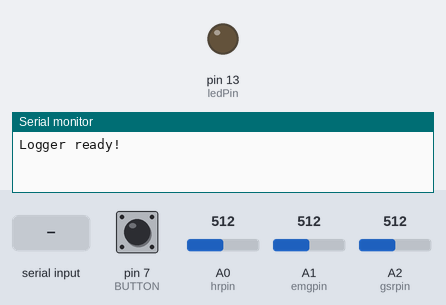
The sketch below on a simulated Arduino Uno, built with avr-gcc and run on an emulated ATmega328P. Parts: output pins drawn as LEDs (lit = HIGH), the last lines printed to the serial monitor. Inputs (shaded band) come from the test bench; at power-on: pin 7 (BUTTON) LOW, A0 (hrpin) = 512, A1 (emgpin) = 512, A2 (gsrpin) = 512.

Above: at 0.9 s.
1.0 s: "90,45\n" received over Serial
3.5 s: pin 7 (BUTTON) pulled HIGH for 0.15 s
At 3.58 s:
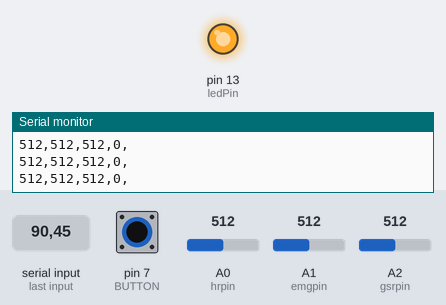
9.6 s: pin 7 (BUTTON) pulled HIGH for 1 s
At 11.2 s:
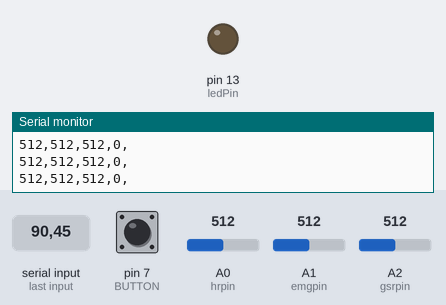
Timing chart, 0 to 12.7 s (numbered marks = the images above; inputs shaded):
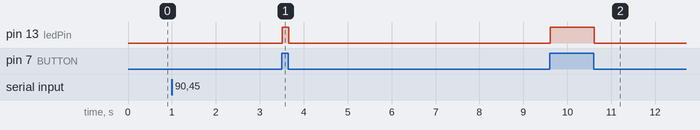

The sketch:

arduino_code_updated_led.ino
```cpp
// -------------------- User Settable Variables --------------------

int8_t hrpin = 0; //Whatever analog pin the sensor is hooked up to

int8_t emgpin = 1; //emg sensor pin

int8_t gsrpin = 2; //gsr sensor pin

int8_t BUTTON = 7; // button connector

int8_t ledPin = 13; //  the number of the LED pin ( The Arduino mage 2560's own led is in the pin 13)


int8_t scale_data = 0; /*Uses dynamic scaling of data when set to 1, not if set to 0 \

                       sampling speed over 1500Hz not recommended when scaling data

                       on 8-bit AVR (e.g. Arduino)*/

int8_t mode = 1; /*Speed mode. \

              0 means the "sample_rate" speed will be used \

              1 means custom. Custom sampling rate is set through Serial after connect.\ */

int16_t sample_rate = 100; /*should be 4Hz or more, over 2KHz on AVR not recommended.

                           When using adaptive scaling: over 1.5KHz not recommended on AVR.

                           Higher speeds attainable on 32-bit chipsets.

                           Please see documentation for suggested limits and theoretical limits*/


// -------------------- End User Settable Variables --------------------

//Don't change values from here on unless you know what you're doing (from some guide book)

long scalingFactor;

long timerValue;

long t1;

long t_end;


// -------------------- Data Struct Definition--------------------

struct dataBuffers

{

  //initialise two buffers of 50 each sensor

  int16_t hrdata0[50] = {0};

  int16_t hrdata1[50] = {0};

  int16_t gsrdata0[50] = {0};

  int16_t gsrdata1[50] = {0};

  int16_t emgdata0[50] = {0};

  int16_t emgdata1[50] = {0};

  int8_t buttondata0[50] = {0};

  int8_t buttondata1[50] = {0};

  int16_t bufferPointer = 0; //buffer index to write values to

  int16_t bufferMarker = 0; //0 for buffer 0, 1 for buffer 1

  int16_t buffer0State = 0; //0 if clean, 1 if dirty

  int16_t buffer1State = 0;

};


struct workingDataContainer // to store the data

{

  int16_t curVal = 0;

  int16_t curVal_emg = 0;

  int16_t curVal_gsr = 0;

  int16_t curVal_button = 0;

  int16_t rangeLow = 0;

  int16_t rangeLowNext = 1024;

  int16_t rangeHigh = 1023;

  int16_t rangeHighNext = 1;

  int16_t rangeCounter = 0;

};


// -------------------- Data Struct Init --------------------

struct dataBuffers dataBuf;

struct workingDataContainer workingData;


// -------------------- Functions --------------------

void readSensors(struct dataBuffers &dataBuf)

{ //read the sensors, put in correct buffer

  workingData.curVal = analogRead(hrpin);

  workingData.curVal_emg = analogRead(emgpin);

  workingData.curVal_gsr = analogRead(gsrpin);

  workingData.curVal_button = digitalRead(BUTTON);


if ( workingData.curVal_button == HIGH) {     //being pressed not sure HIGH will work here, might be boolean

    // turn LED on:

    digitalWrite(ledPin, HIGH);

  } else {

    // turn LED off:

    digitalWrite(ledPin, LOW);  //not being pressed
  }


 if(scale_data)
  { //scale the data if requested
    //Actually we don't need this function, since we don't need to scale the data here.
    // I just mention this function here incase.


    establish_range(workingData);
    workingData.curVal = mapl(workingData.curVal, workingData.rangeLow, workingData.rangeHigh);
    if(workingData.curVal < 0) workingData.curVal = 0;
  }

  //put sensor value in correct buffer
  if (dataBuf.bufferMarker == 0)
  {
    dataBuf.hrdata0[dataBuf.bufferPointer] = workingData.curVal;
    dataBuf.gsrdata0[dataBuf.bufferPointer] = workingData.curVal_gsr;
    dataBuf.emgdata0[dataBuf.bufferPointer] = workingData.curVal_emg;
    dataBuf.buttondata0[dataBuf.bufferPointer] = workingData.curVal_button;

  } else
  {
    dataBuf.hrdata1[dataBuf.bufferPointer] = workingData.curVal;
    dataBuf.gsrdata1[dataBuf.bufferPointer] = workingData.curVal_gsr;
    dataBuf.emgdata1[dataBuf.bufferPointer] = workingData.curVal_emg;
    dataBuf.buttondata1[dataBuf.bufferPointer] = workingData.curVal_button;
  }
  dataBuf.bufferPointer++;
}


// something with scale_data. We don't need that, so please skip the next two functions
void establish_range(struct workingDataContainer &workingData)
{
  if(workingData.rangeCounter <= scalingFactor)
  {
    //update upcoming ranges
    if(workingData.rangeLowNext > workingData.curVal) workingData.rangeLowNext = workingData.curVal;
    if(workingData.rangeHighNext < workingData.curVal) workingData.rangeHighNext = workingData.curVal;
    workingData.rangeCounter++;
  } else {
    //set range, minimum range should be bigger than 50
    //otherwise set to default of (0, 1024)
    if((workingData.rangeHighNext - workingData.rangeLowNext) > 50)
    {
      //update range
      workingData.rangeLow = workingData.rangeLowNext;
      workingData.rangeHigh = workingData.rangeHighNext;
      workingData.rangeLowNext = 1024;
      workingData.rangeHighNext = 1;
    } else {
      //reset range to default
      workingData.rangeLow = 0;
      workingData.rangeHigh = 1024;
    }
    workingData.rangeCounter = 0;
  }
}

// skip
long mapl(long x, long in_min, long in_max)
{
  return (x - in_min) * 1023 / (in_max - in_min) + 1;
}

void getOCR(long fs)
{ // Calculate timer compare flag value
  // every clock cycle is 16,000,000 increments in one second
  // for 8-bit counter registers, it can hold up to 255; Then 16,000,000/255 = 62500 interupts
  // for 16-bit, it can hold up to 65535; Then 16,000,000/65535 = 244 interupts
  // a prescaler of 64 would be a good option here.

  timerValue = ((F_CPU / (64 * fs)) - 1);
  scalingFactor = 2 * fs;
  if(timerValue >= 65535 || timerValue < 1)
  {
    Serial.println("Error, timer value incorrect.");
    Serial.print("Sample rate should be faster than 4Hz. You requested: ");
    Serial.println(fs);
    Serial.println("Speeds above 2KHz are untested and not recommended");
    Serial.println("=================");
    Serial.println("connection closed. Restart Serial connection to reset logger");
    delay(100);
    exit(0);
  }
}


void setTimerInterrupts(int8_t mode)
{ // set timer compare value
  switch(mode)
  {
    case 0:
      getOCR(sample_rate);
      break;
    case 1:
      Serial.println("Logger ready!");
      while(Serial.available() == 0){} // make sure there are number of bytes (characters) that available for reading from the serial port
      sample_rate = Serial.parseInt();
      Serial.flush();//Waits for the transmission of outgoing serial data to complete
      getOCR(sample_rate);
      break;
  };
  //set-up the interrupts on the 2560
  cli();
  TCCR1A = 0; //set entire TCCR2A register to 0
  TCCR1B = 0; // same for TCCR2B
  TCNT1  = 0; //initialize counter value to 0
  TCCR1B |= (1 << WGM12); //turn on CTC mode
  TCCR1B |= (1 << CS01) | (1 << CS00); //set prescaler
  TIMSK1 |= (1 << OCIE1A); // set timer compare match interrupt
  OCR1A = timerValue; //timer interrupt value
  sei();
}

// I change the format of the output data, we might don't need this part.
ISR(TIMER1_COMPA_vect)
{ //define interrupt service routine
  //t1 = micros();
  readSensors(dataBuf);
  //t_end = micros() - t1;
  //Serial.println(t_end);
}

// -------------------- Setup --------------------
void setup()
{
  //start serial
  Serial.begin(250000);
  setTimerInterrupts(mode);
    // initialize the LED pin as an output:

  pinMode(ledPin, OUTPUT);

  // initialize the pushbutton pin as an input:

  pinMode(BUTTON, INPUT);

}

// -------------------- Main Loop --------------------
void loop()
{
  if ((dataBuf.bufferPointer >=  49) && (dataBuf.bufferMarker == 0))
  { //time to switch buffer0 to buffer1
    if(dataBuf.buffer1State == 1)  //check if buffer1 is dirty before switching
    {
      Serial.println("buffer0 overflow"); //report error if dirty
      delay(20); //give the processor some time to finish serial print before halting
      exit(0); //halt processor
    } else
    { //if switching is possible
      dataBuf.buffer0State = 1; //mark buffer0 dirty
    }
    dataBuf.bufferMarker = 1; //set buffer flag to buffer1
    dataBuf.bufferPointer = 0; //reset datapoint bufferPointer
    for (int i = 0; i < 49; i++) { //transmit contents of buffer0
      Serial.print(dataBuf.hrdata0[i]);
      Serial.print(",");
      Serial.print(dataBuf.gsrdata0[i]);
      Serial.print(",");
      Serial.print(dataBuf.emgdata0[i]);
      Serial.print(",");
      Serial.print(dataBuf.buttondata0[i]);
      Serial.println(",");
    }
    dataBuf.buffer0State = 0; //release buffer0 after data tranmission, mark as clean
    //here follows same as above, except with reversed buffer order
  } else if ((dataBuf.bufferPointer >= 49) && (dataBuf.bufferMarker == 1))
  {
    if(dataBuf.buffer0State == 1)
    {
      Serial.println("buffer1 overflow");
      delay(20);
      exit(0);
    } else
    {
      dataBuf.buffer1State = 1;
    }
    dataBuf.bufferMarker = 0;
    dataBuf.bufferPointer = 0;
    for (int i = 0; i < 49; i++)
    {
      Serial.print(dataBuf.hrdata1[i]);
      Serial.print(",");
      Serial.print(dataBuf.gsrdata1[i]);
      Serial.print(",");
      Serial.print(dataBuf.emgdata1[i]);
      Serial.print(",");
      Serial.print(dataBuf.buttondata1[i]);
      Serial.println(",");
    }
    dataBuf.buffer1State = 0;
  }
}
```

Measured:
- after the input at 3.5 s, pin 13 (ledPin): LOW → HIGH at once, → LOW 0.14 s later
- after the input at 9.6 s, pin 13 (ledPin): LOW → HIGH at once, → LOW 1.0 s later
